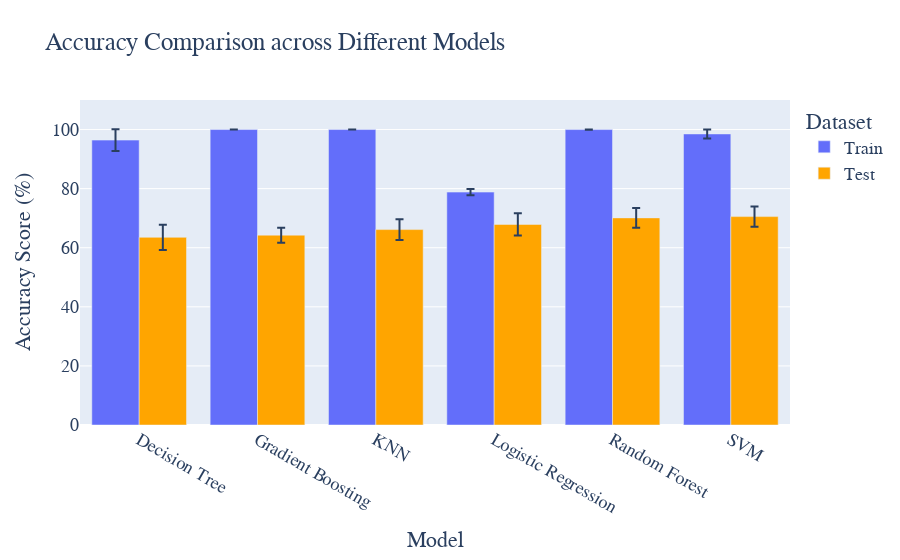

The notebook cell this image was saved under:
### Markdown cell above
And visualize the results:

### Code cell
import plotly.graph_objects as go
models = train_grouped_df['model']



my_data = []

#my_data.append(go.Bar(name='Train', 
#                      x=models, 
#                      y=np.round(100*train_grouped_df['score']['mean'], 2), 
#                      error_y={"array":np.round(100*train_grouped_df['score']['std'], 2)}))
my_data.append(go.Bar(name='Test', 
                      x=models, 
                      y=round(100*test_grouped_df['score']['mean'], 2), 
                      error_y={"array":np.round(100*test_grouped_df['score']['std'],2)},
                      marker={"color": "orange"}))


fig = go.Figure(data=my_data)
# Change the bar mode
fig.update_layout(barmode='group', 
                  title_text='Accuracy Comparison across Different Models',
                  xaxis_title="Model",
                  yaxis_title="Accuracy Score (%)",
                  legend_title="Dataset",
                  font=dict(
                      family="Courier New, monospace",
                      size=18)
                 )
fig.update_yaxes(range=(0,110))

fig.show()

### Figure 1 — Plotly figure (JSON) as saved in the notebook; plotly's stock layout.template omitted (floating-point values rounded to 4 significant figures)
{"data": [{"error_y": {"array": [3.69, 0, 0, 1.05, 0.03, 1.53]}, "name": "Train", "type": "bar", "x": ["Decision Tree", "Gradient Boosting", "KNN", "Logistic Regression", "Random Forest", "SVM"], "y": [96.42, 100, 100, 78.82, 99.99, 98.51]}, {"error_y": {"array": [4.27, 2.55, 3.52, 3.78, 3.38, 3.41]}, "marker": {"color": "orange"}, "name": "Test", "type": "bar", "x": ["Decision Tree", "Gradient Boosting", "KNN", "Logistic Regression", "Random Forest", "SVM"], "y": [63.52, 64.25, 66.14, 67.88, 70.1, 70.53]}], "layout": {"barmode": "group", "font": {"family": "Courier New, monospace", "size": 18}, "legend": {"title": {"text": "Dataset"}}, "title": {"text": "Accuracy Comparison across Different Models"}, "xaxis": {"title": {"text": "Model"}}, "yaxis": {"range": [0, 110], "title": {"text": "Accuracy Score (%)"}}}}
